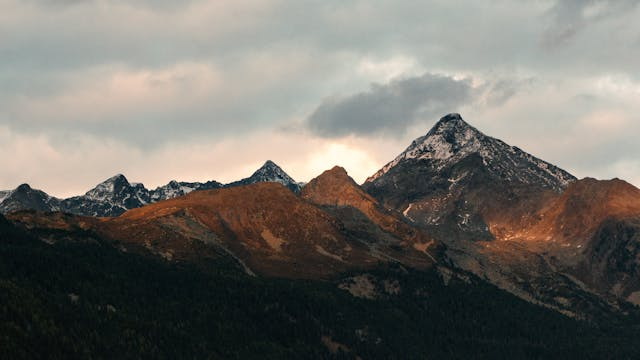
#> input picture Tracing/potrace-main/mountains/color-6.jpg, 640 x 360 px, found by its file name
$ python tryhaha.py
#> lines starting #> are read from the running program, lines starting #| are printed output that depends on the picture
#Load the necessary libraries
import skimage.io
import matplotlib.pyplot as plt
from skimage import exposure
import cv2

#Load and display the image
low_contrast = skimage.io.imread(fname='input//color-6.jpg')
#> low_contrast is the input picture: shape (360, 640, 3); mean R, G, B 112.1, 109.7, 103.7

#Apply Standard Equalization to the original image:
eq_image = exposure.equalize_hist(low_contrast)
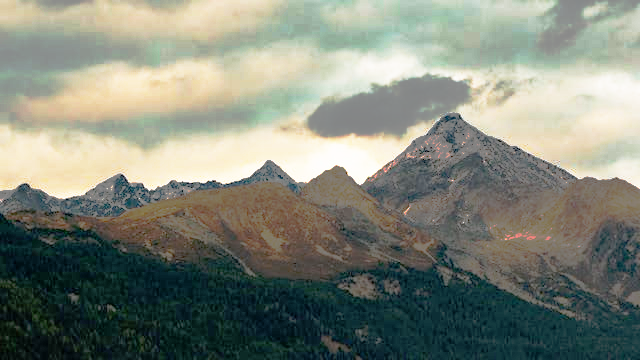
#> eq_image: shape (360, 640, 3) float64; mean R, G, B 0.506, 0.527, 0.48

#Apply Adaptive Histogram Equalization to the low contrast image:
image_adapt = exposure.equalize_adapthist(low_contrast, clip_limit=0.03)
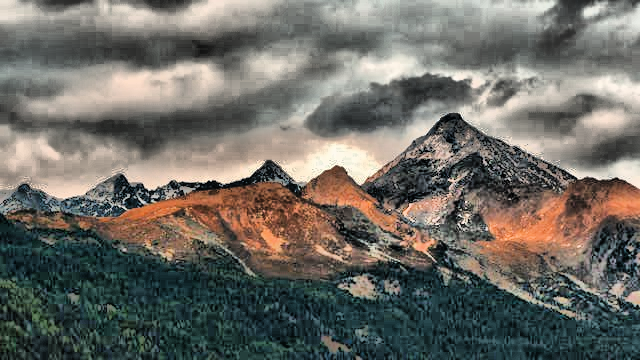
#> image_adapt: shape (360, 640, 3) float64; mean R, G, B 0.433, 0.425, 0.399

'''#Plot the original and the equalized images together for comparison.
f = plt.figure()
f.add_subplot(1,3, 1)
plt.imshow(low_contrast)
f.add_subplot(1,3, 2)
plt.imshow(eq_image)
f.add_subplot(1,3, 3)
plt.imshow(image_adapt)
plt.show(block=True)'''

# Apply image filters:
def image_filters(img):

    # Convert image to grayscale
    #img_gray = cv2.cvtColor(img, cv2.COLOR_BGR2GRAY)
    # Apply Adaptive Histogram Equalization
    adjusted_img = exposure.equalize_adapthist(img, clip_limit=0.03)

    return adjusted_img

plt.imshow(image_filters(low_contrast))
plt.show()

$ run again, with Tracing/potrace-main/mountains/color-1.jpg copied over Tracing/potrace-main/mountains/color-6.jpg
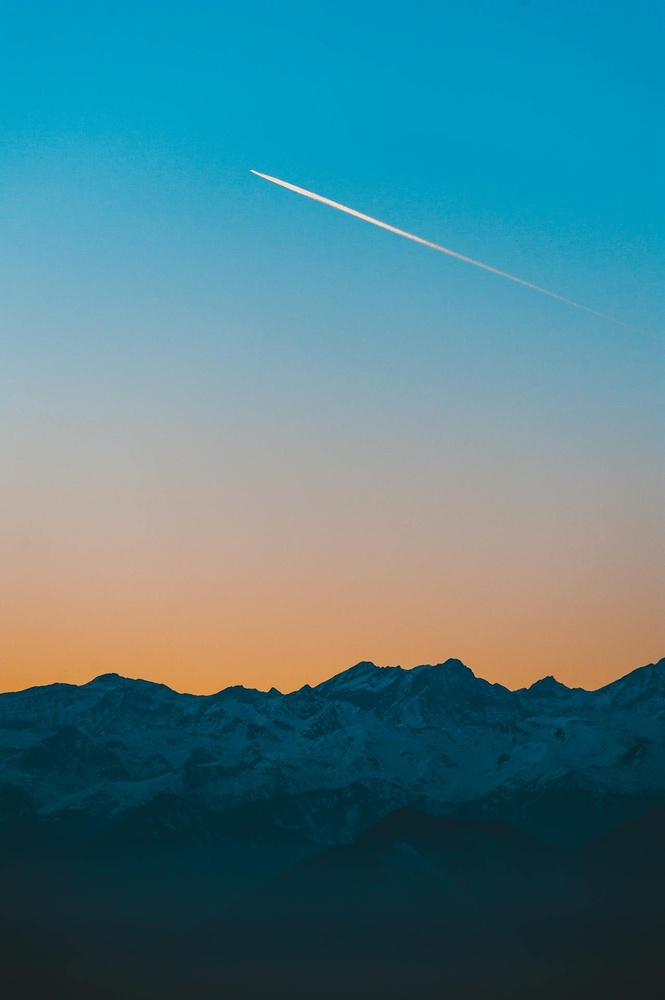
#> input picture Tracing/potrace-main/mountains/color-1.jpg, 665 x 1000 px, shrunk from 1280 x 1924 before the run, found by its file name
#> low_contrast is the input picture: shape (1000, 665, 3); mean R, G, B 75.4, 124.8, 135.5
#> `eq_image = exposure.equalize_hist(low_contrast)`:
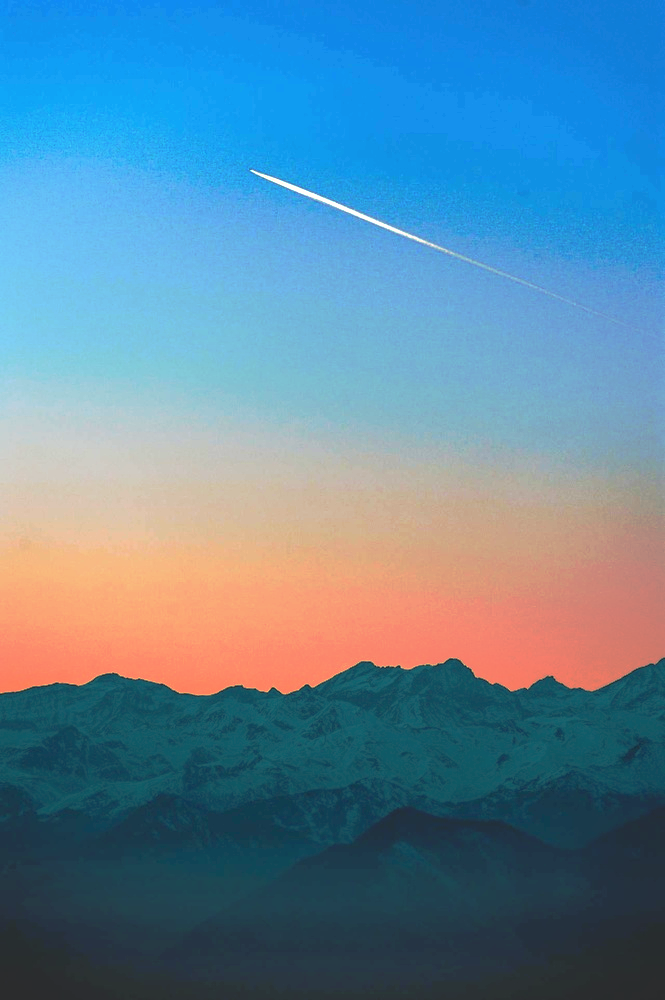
#> eq_image: shape (1000, 665, 3) float64; mean R, G, B 0.368, 0.526, 0.622
#> `image_adapt = exposure.equalize_adapthist(low_contrast, clip_limit=0.03)`:
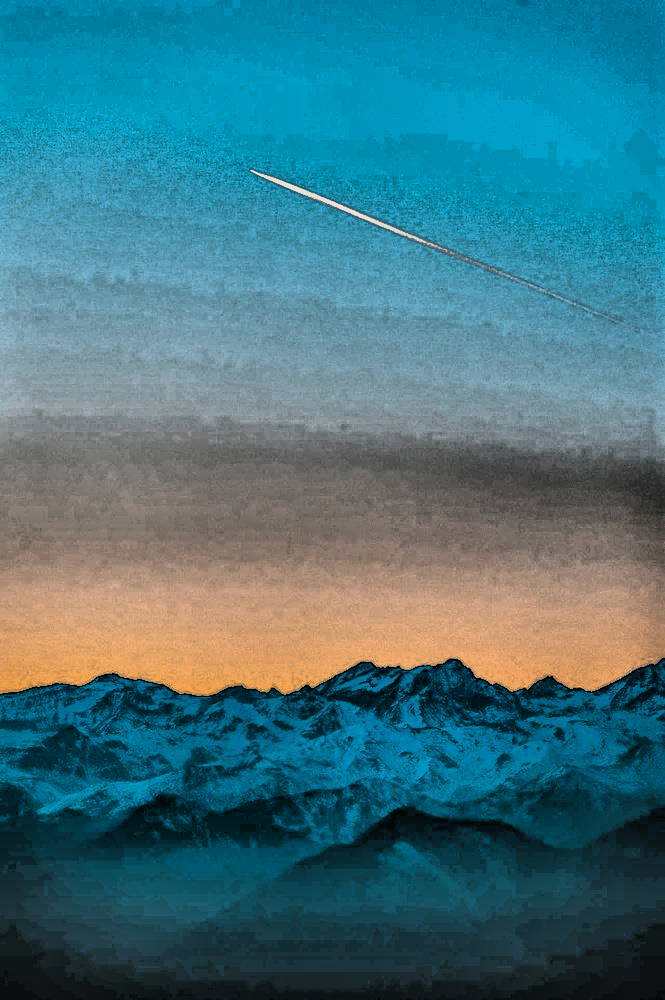
#> image_adapt: shape (1000, 665, 3) float64; mean R, G, B 0.256, 0.456, 0.5

$ run again, with Tracing/potrace-main/mountains/color-4.jpg copied over Tracing/potrace-main/mountains/color-6.jpg
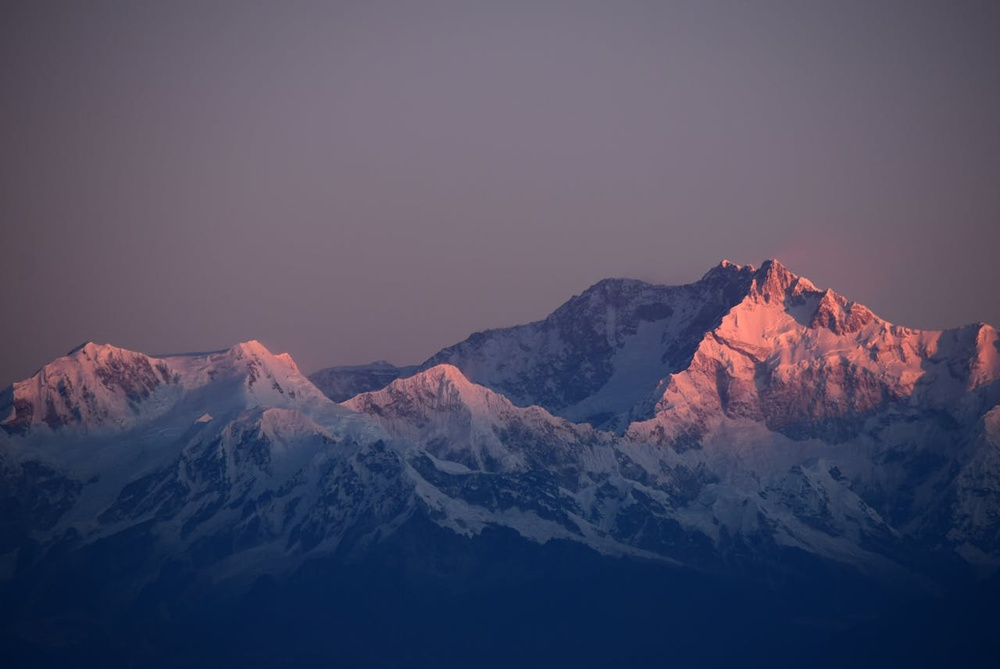
#> input picture Tracing/potrace-main/mountains/color-4.jpg, 1000 x 669 px, shrunk from 1280 x 856 before the run, found by its file name
#> low_contrast is the input picture: shape (669, 1000, 3); mean R, G, B 77.8, 77.4, 100.3
#> `eq_image = exposure.equalize_hist(low_contrast)`:
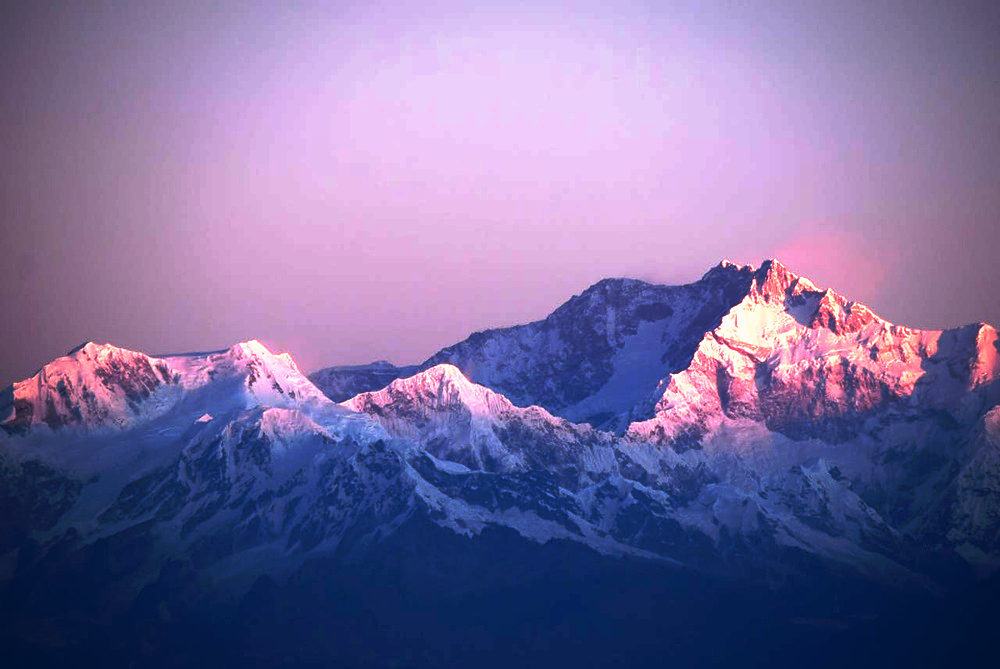
#> eq_image: shape (669, 1000, 3) float64; mean R, G, B 0.475, 0.425, 0.614
#> `image_adapt = exposure.equalize_adapthist(low_contrast, clip_limit=0.03)`:
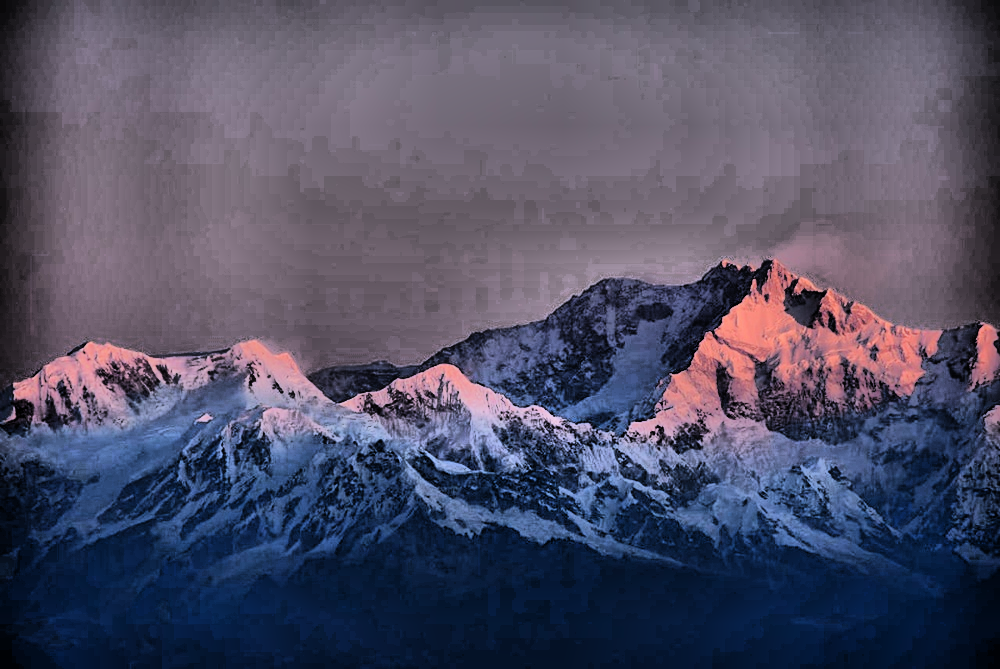
#> image_adapt: shape (669, 1000, 3) float64; mean R, G, B 0.316, 0.312, 0.4

$ run again, with Tracing/potrace-main/mountains/color-5.jpg copied over Tracing/potrace-main/mountains/color-6.jpg
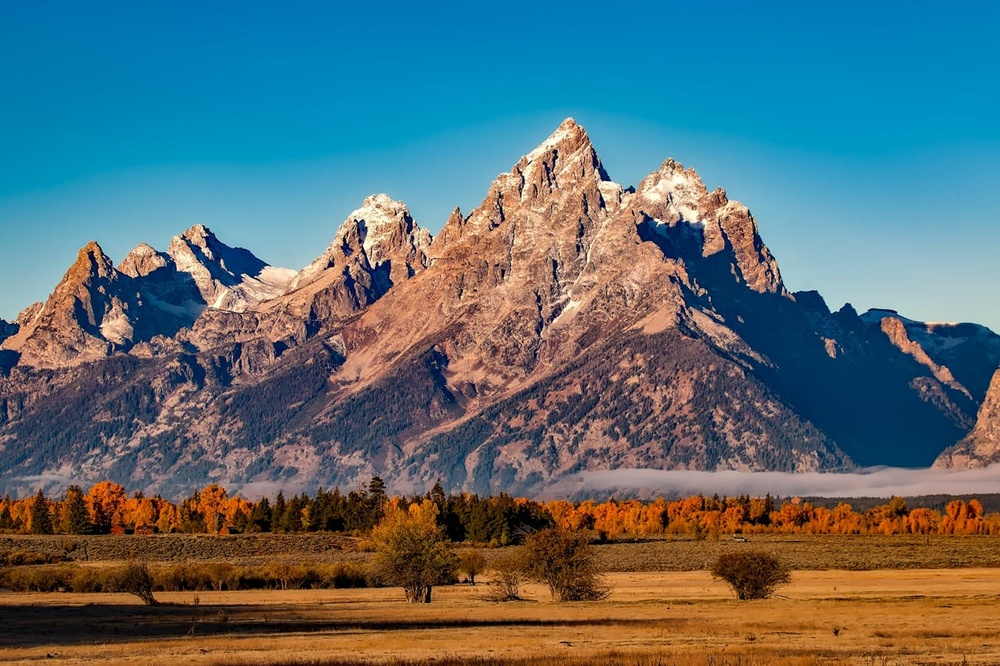
#> input picture Tracing/potrace-main/mountains/color-5.jpg, 1000 x 666 px, shrunk from 1280 x 853 before the run, found by its file name
#> low_contrast is the input picture: shape (666, 1000, 3); mean R, G, B 88.1, 109.2, 114.9
#> `eq_image = exposure.equalize_hist(low_contrast)`:
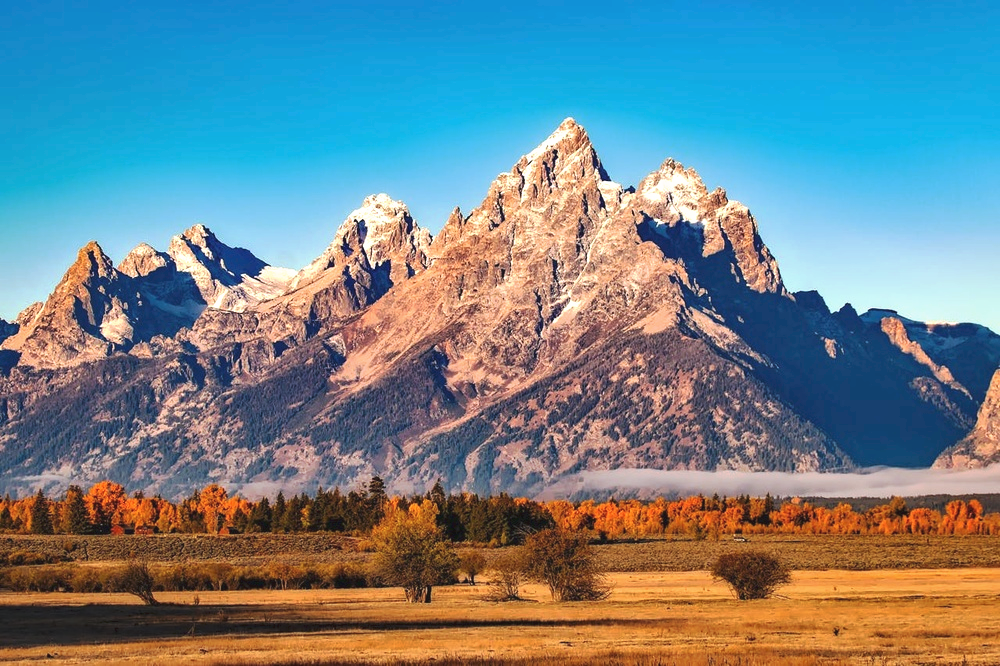
#> eq_image: shape (666, 1000, 3) float64; mean R, G, B 0.437, 0.523, 0.553
#> `image_adapt = exposure.equalize_adapthist(low_contrast, clip_limit=0.03)`:
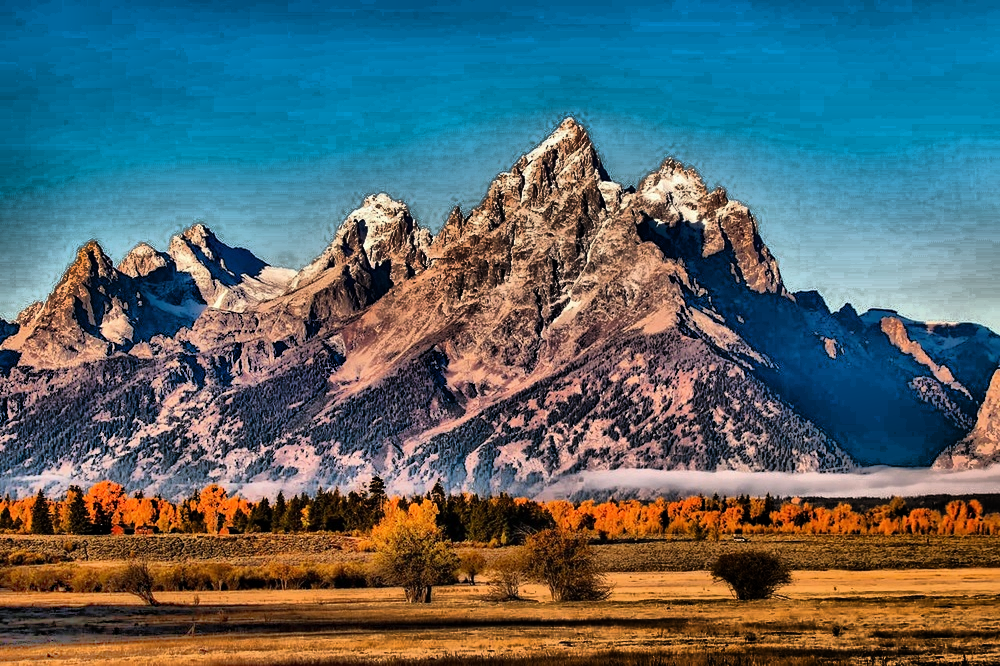
#> image_adapt: shape (666, 1000, 3) float64; mean R, G, B 0.341, 0.407, 0.421
